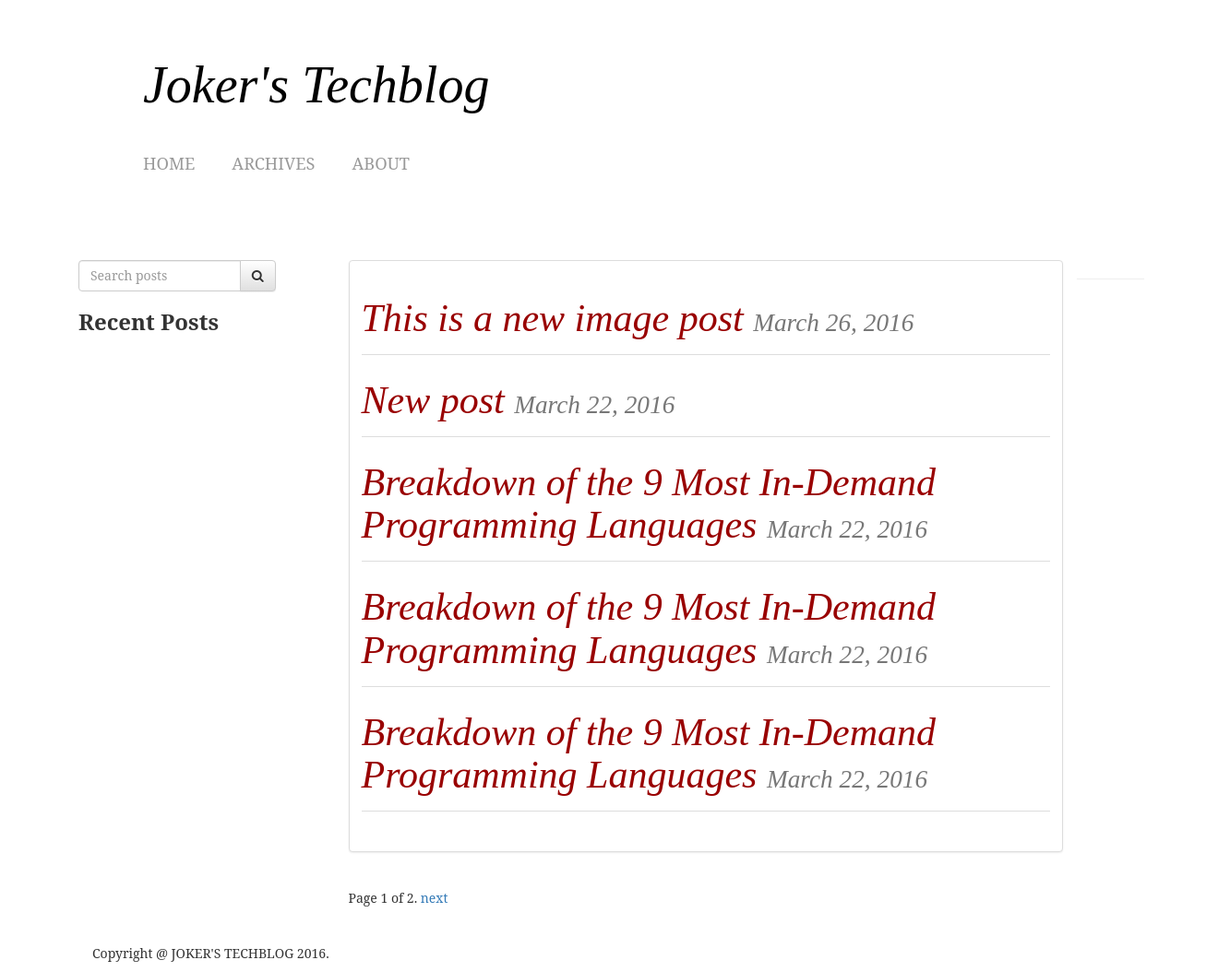
The page /posts/archives/ (signed in) on the database its author committed.
### posts/models.py (models this page shows, shortened)
class Post(models.Model):
    user = models.ForeignKey(settings.AUTH_USER_MODEL, default=1)
    title = models.CharField(max_length=120)
    slug = models.SlugField(unique=True)
    image = models.ImageField(upload_to=upload_location,
            null=True,
            blank=True,
            height_field="height_field",
            width_field="width_field")
    height_field = models.IntegerField(default=0)
    width_field = models.IntegerField(default=0)
    content = models.TextField()
    draft = models.BooleanField(default=False)
    publish = models.DateField(auto_now=False, auto_now_add=False)
    updated = models.DateTimeField(auto_now_add=False, auto_now=True)
    timestamp = models.DateTimeField(auto_now_add=True, auto_now=False)
    objects = PostManager()
    def get_absolute_url(self):
        return reverse("posts:detail", kwargs={"slug": self.slug})
    class Meta:
        ordering = ["-publish", "-updated"]

### posts/views.py (the view)
def post_archive(request):
	today = timezone.now().date()
	queryset_list = Post.objects.active()#.order_by("-timestamp")
	if request.user.is_staff or request.user.is_superuser:
		queryset_list = Post.objects.all()
	query = request.GET.get("q")
	if query:
		queryset_list = queryset_list.filter(
				Q(title__icontains=query)|
				Q(user__first_name__icontains=query) |
				Q(user__last_name__icontains=query)
				).distinct()
	paginator = Paginator(queryset_list, 5) # Show 25 contacts per page
	page_request_var = "page"
	page = request.GET.get('page_request_var')
	try:
		queryset = paginator.page(page)
	except PageNotAnInteger:
		queryset = paginator.page(1)
	except EmptyPage:
		queryset = paginator.page(paginator.num_pages)
	context = {
		"object_list": queryset,
		"page_request_var": page_request_var,
		"today": today,
	}
	return render(request, 'post_archive.html', context)

### posts/models.py (called while the page is built)
    def active(self, *args, **kwargs):
        return super(PostManager, self).filter(draft=False).filter(publish__lte=timezone.now())

### templates/post_archive.html (shortened to what this page needs)
{% extends "base.html" %}
{% block content %}
<div class="col-md-3">
    <form method='GET' action='' class="row">
    <div class="col-md-10" >
        <div class="input-group">
        <input class="form-control" type='text' name='q' placeholder='Search posts' value='{{ request.GET.q }}'/>
        <span class="input-group-btn">
        <button class="btn btn-default" value="submit"><i class="fa fa-search"></i></button>
        </span>
        </div>
    </div>
    </form>
    <h3 class="sidebar"><strong>Recent Posts</strong></h3>
</div>
<div class="col-md-9">
<div class="row">
  <div class="col-sm-11">
    <div class="thumbnail">
    <div class="caption">
      <header class="post-title">
      {% for obj in object_list %}
        <h1 class="archive"><a href="{{ obj.get_absolute_url }}">{{ obj.title }} </a><small>{{ obj.publish }}</small></h1>
        {% endfor %}
        </header>
      </div>
    </div>
  </div>
<hr/>
</div>
<div class="pagination">
    <span class="step-links">
        <span class="current">
            Page {{ object_list.number }} of {{ object_list.paginator.num_pages }}.
        </span>
        {% if object_list.has_next %}
            <a href="?{{ page_request_var }}={{ object_list.next_page_number }}{% if request.GET.q %}&q={{ request.GET.q }}{% endif %}">next</a>
        {% endif %}
    </span>
</div>
</div>
{% endblock content %}

### static/css/base.css (style rules this page uses)
body { font-family: 'Serif', 'Lobster'; background-image: url('http://static.tumblr.com/jw8fmba/CPelyxp1n/white_wood.jpg'); background-repeat: repeat; background-position: top left; background-attachment: scroll; padding-right: 100px; padding-left: 70px; background-color: transparent; }
header { padding-left: 70px; display: block; }
.post-title { padding: 0 0 20px; position: relative; }
.post-title h1 { border-bottom: 1px solid #ddd; color: #990000; font-size: 3em; font-style: italic; font-weight: normal; min-height: 1em; padding: 6px 0 16px 0; font-family: "Adobe Garamond Pro", Garamond, Palatino, "Palatino Linotype", Times, "Times New Roman", Georgia, serif; }
.post-title h1 a { color: #990000; }

### rows shown on the page
Post: title "This is a new image post", publish "March 26, 2016"
Post: title "New post", publish "March 22, 2016"
Post: title "Breakdown of the 9 Most In-Demand Programming Languages", publish "March 22, 2016"
Post: title "Breakdown of the 9 Most In-Demand Programming Languages", publish "March 22, 2016"
Post: title "Breakdown of the 9 Most In-Demand Programming Languages", publish "March 22, 2016"

### other values the page prints
{{ object_list.number }} "1"
{{ object_list.paginator.num_pages }} "2"
